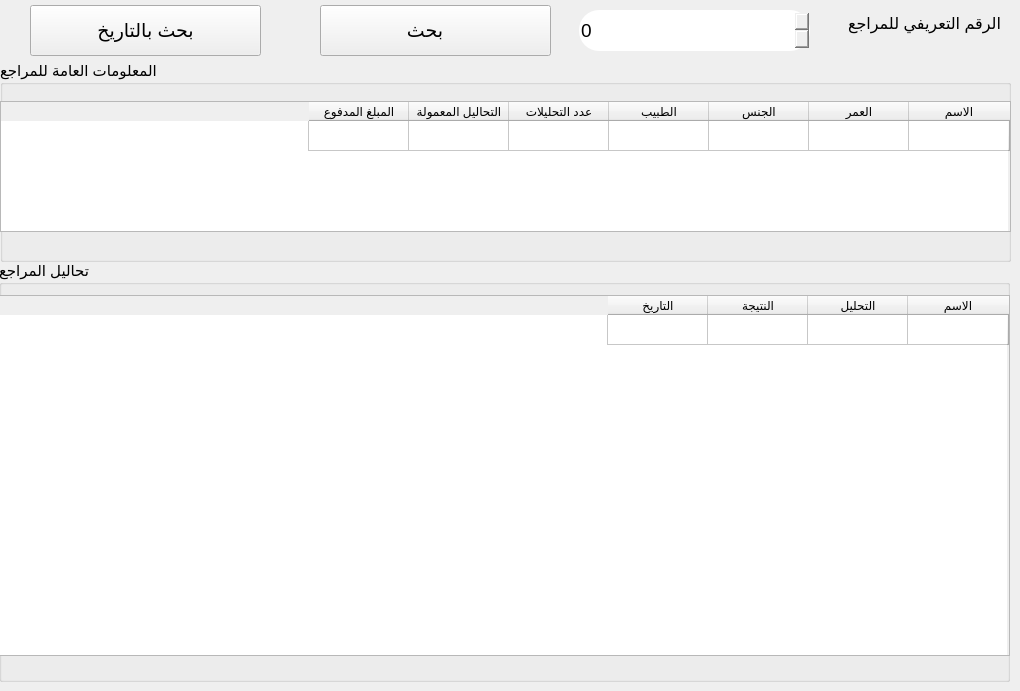
      <widget class="QWidget" name="tab_18">
       <attribute name="title">
        <string>معلومات المراجع</string>
       </attribute>
       <widget class="QLabel" name="label_53">
        <property name="geometry">
         <rect>
          <x>800</x>
          <y>-2</y>
          <width>201</width>
          <height>51</height>
         </rect>
        </property>
        <property name="font">
         <font>
          <family>Segoe UI</family>
          <pointsize>12</pointsize>
          <weight>50</weight>
          <bold>false</bold>
         </font>
        </property>
        <property name="text">
         <string>الرقم التعريفي للمراجع</string>
        </property>
       </widget>
       <widget class="QPushButton" name="pushButton_29">
        <property name="geometry">
         <rect>
          <x>320</x>
          <y>5</y>
          <width>231</width>
          <height>51</height>
         </rect>
        </property>
        <property name="font">
         <font>
          <family>Segoe UI</family>
          <pointsize>14</pointsize>
         </font>
        </property>
        <property name="cursor">
         <cursorShape>PointingHandCursor</cursorShape>
        </property>
        <property name="layoutDirection">
         <enum>Qt::LeftToRight</enum>
        </property>
        <property name="text">
         <string>بحث    </string>
        </property>
        <property name="icon">
         <iconset resource="icons.qrc">
          <normaloff>:/icons8-search-512.png</normaloff>:/icons8-search-512.png</iconset>
        </property>
        <property name="iconSize">
         <size>
          <width>31</width>
          <height>31</height>
         </size>
        </property>
       </widget>
       <widget class="QGroupBox" name="groupBox_10">
        <property name="geometry">
         <rect>
          <x>0</x>
          <y>61</y>
          <width>1011</width>
          <height>201</height>
         </rect>
        </property>
        <property name="font">
         <font>
          <family>Segoe UI</family>
          <pointsize>11</pointsize>
         </font>
        </property>
        <property name="title">
         <string>المعلومات العامة للمراجع</string>
        </property>
        <widget class="QTableWidget" name="tableWidget_4">
         <property name="geometry">
          <rect>
           <x>0</x>
           <y>40</y>
           <width>1011</width>
           <height>131</height>
          </rect>
         </property>
         <property name="font">
          <font>
           <pointsize>9</pointsize>
          </font>
         </property>
         <property name="layoutDirection">
          <enum>Qt::RightToLeft</enum>
         </property>
         <property name="sortingEnabled">
          <bool>true</bool>
         </property>
         <row>
          <property name="text">
           <string/>
          </property>
         </row>
         <column>
          <property name="text">
           <string>الاسم</string>
          </property>
         </column>
         <column>
          <property name="text">
           <string>العمر</string>
          </property>
         </column>
         <column>
          <property name="text">
           <string>الجنس</string>
          </property>
         </column>
         <column>
          <property name="text">
           <string>الطبيب</string>
          </property>
         </column>
         <column>
          <property name="text">
           <string>عدد التحليلات</string>
          </property>
         </column>
         <column>
          <property name="text">
           <string>التحاليل المعمولة</string>
          </property>
         </column>
         <column>
          <property name="text">
           <string>المبلغ المدفوع</string>
          </property>
         </column>
        </widget>
       </widget>
       <widget class="QSpinBox" name="spinBox_2">
        <property name="geometry">
         <rect>
          <x>579</x>
          <y>10</y>
          <width>231</width>
          <height>41</height>
         </rect>
        </property>
        <property name="font">
         <font>
          <family>Segoe UI</family>
          <pointsize>14</pointsize>
         </font>
        </property>
        <property name="styleSheet">
         <string notr="true">border-radius:20px;</string>
        </property>
        <property name="maximum">
         <number>1000000000</number>
        </property>
       </widget>
       <widget class="QGroupBox" name="groupBox_11">
        <property name="geometry">
         <rect>
          <x>-1</x>
          <y>261</y>
          <width>1011</width>
          <height>421</height>
         </rect>
        </property>
        <property name="font">
         <font>
          <family>Segoe UI</family>
          <pointsize>11</pointsize>
         </font>
        </property>
        <property name="title">
         <string>تحاليل المراجع</string>
        </property>
        <widget class="QTableWidget" name="tableWidget_9">
         <property name="geometry">
          <rect>
           <x>0</x>
           <y>34</y>
           <width>1011</width>
           <height>361</height>
          </rect>
         </property>
         <property name="font">
          <font>
           <pointsize>9</pointsize>
          </font>
         </property>
         <property name="layoutDirection">
          <enum>Qt::RightToLeft</enum>
         </property>
         <property name="sortingEnabled">
          <bool>true</bool>
         </property>
         <row>
          <property name="text">
           <string/>
          </property>
         </row>
         <column>
          <property name="text">
           <string>الاسم</string>
          </property>
         </column>
         <column>
          <property name="text">
           <string>التحليل</string>
          </property>
         </column>
         <column>
          <property name="text">
           <string>النتيجة</string>
          </property>
         </column>
         <column>
          <property name="text">
           <string>التاريخ</string>
          </property>
         </column>
        </widget>
       </widget>
       <widget class="QPushButton" name="pushButton_42">
        <property name="geometry">
         <rect>
          <x>30</x>
          <y>5</y>
          <width>231</width>
          <height>51</height>
         </rect>
        </property>
        <property name="font">
         <font>
          <family>Segoe UI</family>
          <pointsize>14</pointsize>
         </font>
        </property>
        <property name="cursor">
         <cursorShape>PointingHandCursor</cursorShape>
        </property>
        <property name="layoutDirection">
         <enum>Qt::LeftToRight</enum>
        </property>
        <property name="text">
         <string>بحث بالتاريخ</string>
        </property>
        <property name="icon">
         <iconset resource="icons.qrc">
          <normaloff>:/icons8-search-512.png</normaloff>:/icons8-search-512.png</iconset>
        </property>
        <property name="iconSize">
         <size>
          <width>31</width>
          <height>31</height>
         </size>
        </property>
       </widget>
      </widget>
